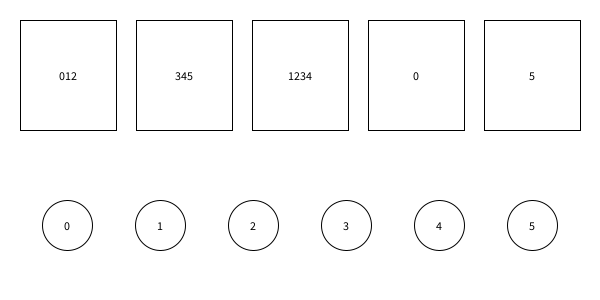
Frame 1 (no input)
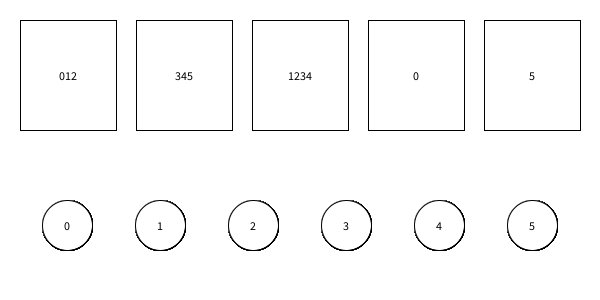
Frame 60 (the mouse pressed at the canvas centre just before this capture)
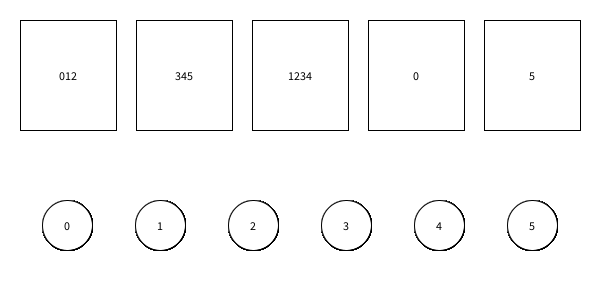
Frame 120 (the mouse held since frame 60 and released just before this capture)

The Processing sketch that drew these frames (run headless with seeded random() and noise(); from frame 60 on, the mouse is pressed at the canvas centre):

// Processing sketch: SetCoverDemo
// ── SetCoverDemo.pde
/*
------------------------------------
Set Cover Problem
------------------------------------

This program was created by Gail Carmichael for 
COMP 1405: Introduction to Computer Science 1.
It reinforces objects and helps introduce shared
data.
 
The demo was inspired by this blog post:
http://randomcomputation.blogspot.ca/2013/08/visualizing-set-cover-problem.html

The set cover problem, as described in that post:
"Stated informally: imagine we have a set of light
switches S and a set of lights L. Each switch in S
turns on an arbitrary subset of the lights in L. The
problem is to turn on all of the lights L using the
smallest number of switches in S."

One context: A switch is a social media site, like Facebook,
and the lights a switch can turn on represents the audiences
that the social media site reaches.  We want to reach the
most audiences with the smallest number of social media sites
so we don't have as much work to maintain the sites.
 
*/


final int numLights = 6;
final int lightSize = 50;

final int numSwitches = 5;
final int spaceBetweenSwitches = 20;


class Light
{
  int x;
  int y;
  int num;
  
  int size;
  
  boolean on;
  
  Light(int newX, int newY, int newNum)
  {
    x = newX;
    y = newY;
    num = newNum;
    
    size = lightSize;
    on = false;
  }
}


class Switch
{
  int x;
  int y;
  int width;
  int height;
  
  boolean on;
  
  // A switch should keep track of what lights it can turn on
  Light[] lightsTurnedOn;
  
  Switch(int newX, int newY, int newWidth, int newHeight)
  {
    x = newX;
    y = newY;
    width = newWidth;
    height = newHeight;
    
    lightsTurnedOn = new Light[numLights];
    
    on = false;
  }
}


Light[] lights;
Switch[] switches;


void setup()
{
  size(600, 300);
  background(255);
  
  textAlign(CENTER, CENTER);
  
  
  float spaceBetweenLights = (width - numLights*lightSize) / (float)(numLights+1);
  
  ////
  // Create a lights array and add a number of lights to it
  lights = new Light[numLights];
  for (int lightNum=0; lightNum < lights.length; lightNum++)
  {
    float x = (spaceBetweenLights * (lightNum+1)) 
              + (lightSize*lightNum)
              + lightSize/2;
              
    lights[lightNum] = new Light((int)x, height*3/4, lightNum);
  }
  
  
  float switchSize = (width - (numSwitches+1)*spaceBetweenSwitches) 
                     / (float)(numSwitches);
  
  
  ////
  // Create some switches
  switches = new Switch[numSwitches];
  for (int switchNum=0; switchNum < switches.length; switchNum++)
  {
    float x = spaceBetweenSwitches * (switchNum+1) + switchSize*switchNum;
    switches[switchNum] = new Switch((int)x, 20, (int)switchSize, height/2 - 40);
  }
  
  
  //
  // Add some lights to the switches.  The default value of
  // a new array of objects is null, so just add in as many
  // as desired and we'll check for null later
  
  switches[0].lightsTurnedOn[lights[0].num] = lights[0];
  switches[0].lightsTurnedOn[lights[1].num] = lights[1];
  switches[0].lightsTurnedOn[lights[2].num] = lights[2];
  
  switches[1].lightsTurnedOn[lights[3].num] = lights[3];
  switches[1].lightsTurnedOn[lights[4].num] = lights[4];
  switches[1].lightsTurnedOn[lights[5].num] = lights[5];
  
  switches[2].lightsTurnedOn[lights[1].num] = lights[1];
  switches[2].lightsTurnedOn[lights[2].num] = lights[2];
  switches[2].lightsTurnedOn[lights[3].num] = lights[3];
  switches[2].lightsTurnedOn[lights[4].num] = lights[4];
  
  switches[3].lightsTurnedOn[lights[0].num] = lights[0];
  
  switches[4].lightsTurnedOn[lights[5].num] = lights[5];
}


void draw()
{
  // Draw the switches
  for (int switchNum=0; switchNum < switches.length; switchNum++)
  {
    drawSwitch(switches[switchNum]);
  }
  
  // Draw the lights
  for (int lightNum=0; lightNum < lights.length; lightNum++)
  {
    drawLight(lights[lightNum]);
  }
}


void drawSwitch(Switch aSwitch)
{
  if (aSwitch.on)
  {
    fill(191,216,240);
  }
  else
  {
    fill(255);
  }
  rect(aSwitch.x, aSwitch.y, aSwitch.width, aSwitch.height);
  
  // List all the light numbers that this switch turns on
  String numList = ""; // <- empty String
  for (int lightNum=0; lightNum < aSwitch.lightsTurnedOn.length; lightNum++)
  {
    if (aSwitch.lightsTurnedOn[lightNum] != null)
    {
      numList += aSwitch.lightsTurnedOn[lightNum].num;
    }
  }
  
  fill(0);
  text(numList, aSwitch.x + aSwitch.width/2, aSwitch.y + aSwitch.height/2);
}


void drawLight(Light light)
{
  if (light.on)
  {
    fill(250,190,190);
  }
  else
  {
    fill(255);
  }
  ellipse(light.x, light.y, light.size, light.size);
  
  fill(0);
  text(light.num, light.x, light.y);
}


void flipSwitch(Switch aSwitch)
{
  aSwitch.on = !aSwitch.on;
  updateLights();
}


void updateLights()
{
  // Look at each light, and see if any switch turns it on
  // remembering that the light reference was stored in the
  // same slot of the switch's array as the light's num
  
  for (int lightNum=0; lightNum < lights.length; lightNum++)
  {
    boolean on = false;
    Light currentLight = lights[lightNum];
    for (int switchNum=0; switchNum < switches.length; switchNum++)
    {
      Switch currentSwitch = switches[switchNum];
      if (currentSwitch.on
          && currentSwitch.lightsTurnedOn[currentLight.num] == currentLight)
      {
        on = true;
        break; // <- don't need to check any more switches
      }
    }
    currentLight.on = on;
  }
}


void mouseClicked()
{
  // See if any switches were pressed
  for (int switchNum=0; switchNum < switches.length; switchNum++)
  {
    if (mouseX >= switches[switchNum].x 
       && mouseX <= switches[switchNum].x + switches[switchNum].width
       && mouseY >= switches[switchNum].y
       && mouseY <= switches[switchNum].y + switches[switchNum].height)
    {
      flipSwitch(switches[switchNum]);
    }
  }
}
